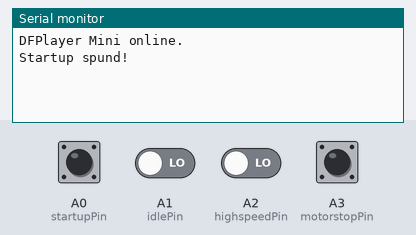
The sketch below on a simulated Arduino Nano, built with avr-gcc and run on an emulated ATmega328P. Shown: the last lines printed to the serial monitor. The inputs (shaded band) are chosen by the test bench; at power-on: A0 (startupPin), A1 (idlePin), A2 (highspeedPin), A3 (motorstopPin) LOW. The audio player accepts every command and is not drawn.

Above: at 1.7 s.
1.8 s: A1 (idlePin) driven HIGH
At 2.2 s:
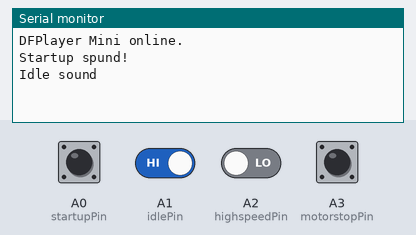
3.3 s: A2 (highspeedPin) driven HIGH
At 4.3 s:
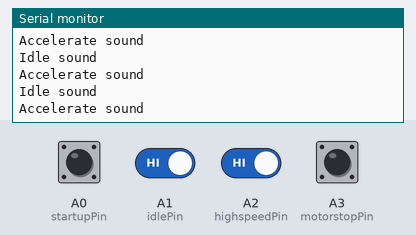

The sketch:

TigerTank_sound.ino
```cpp
#include "Arduino.h"
#include "SoftwareSerial.h"
#include "DFRobotDFPlayerMini.h"

SoftwareSerial mySoftwareSerial(4, 3); // RX, TX

DFRobotDFPlayerMini myDFPlayer;

/***********************Sound states****************/
const int startup = 1;
const int idle = 2;
const int highspeed = 3;
const int motorstop = 4;

const int startupPin = A0;
const int idlePin = A1;
const int highspeedPin = A2;
const int motorstopPin = A3;

int sound;

void HaldleSound(int soundIn){
  if (soundIn != sound){
    switch(soundIn){
      case startup:
        myDFPlayer.play(0001);  //Play the first mp3
        sound = startup;
        Serial.println("Startup spund!");
        break;
      case idle:
        myDFPlayer.loop(0002);
        sound = idle;
        Serial.println("Idle sound");
        break;
      case highspeed:
        myDFPlayer.loop(0003);
        sound = highspeed;
        Serial.println("Accelerate sound");
        break;
      case motorstop:
        myDFPlayer.play(0004);
        sound = motorstop;
        Serial.println("Stopp sound ");
        break;
    }
  }
}
void printDetail(uint8_t type, int value){
 switch (type) {
  case TimeOut:
    Serial.println(F("Time Out!"));
    break;
  case WrongStack:
    Serial.println(F("Stack Wrong!"));
    break;
  case DFPlayerCardInserted:
    Serial.println(F("Card Inserted!"));
    break;
  case DFPlayerCardRemoved:
    Serial.println(F("Card Removed!"));
    break;
  case DFPlayerCardOnline:
    Serial.println(F("Card Online!"));
    break;
  case DFPlayerPlayFinished:
    Serial.print(F("Number:"));
    Serial.print(value);
    Serial.println(F(" Play Finished!"));
    Serial.println(F("DFPlayerPlayFinished value:"));
    Serial.println(DFPlayerPlayFinished);
    break;
  case DFPlayerError:
    Serial.print(F("DFPlayerError:"));
    switch (value) {
      case Busy:
        Serial.println(F("Card not found"));
        break;
      case Sleeping:
        Serial.println(F("Sleeping"));
        break;
      case SerialWrongStack:
        Serial.println(F("Get Wrong Stack"));
        break;
      case CheckSumNotMatch:
        Serial.println(F("Check Sum Not Match"));
        break;
      case FileIndexOut:
        Serial.println(F("File Index Out of Bound"));
        break;
      case FileMismatch:
        Serial.println(F("Cannot Find File"));
        break;
      case Advertise:
        Serial.println(F("In Advertise"));
        break;
      default:
        break;
    }
    break;
  default:
    break;
  }
}

void HandleSoundInputPins(){
  bool startupRead, idleRead, highSpeedRead, motorStopRead;
  startupRead = digitalRead(startupPin);
  idleRead = digitalRead(idlePin);
  highSpeedRead = digitalRead(highspeedPin);
  motorStopRead = digitalRead(motorstopPin);

  /*Serial.print("startupRead: ");
  Serial.println(startupRead);
  Serial.print("idleRead: ");
  Serial.println(idleRead);
  Serial.print("highSpeedRead: ");
  Serial.println(highSpeedRead);
  Serial.print("motorStopRead: ");
  Serial.println(motorStopRead);*/

  if (startupRead){
    HaldleSound(startup);
  }
  if (idleRead){
    HaldleSound(idle);
  }
  if (highSpeedRead){
    HaldleSound(highspeed);
  }
  if (motorStopRead){
    HaldleSound(motorstop);
  }
}
void setup() {
  mySoftwareSerial.begin(9600);
  Serial.begin(9600);
  if (!myDFPlayer.begin(mySoftwareSerial)) {  //Use softwareSerial to communicate with mp3.
    Serial.println(F("Unable to begin:"));
    Serial.println(F("1.Please recheck the connection!"));
    Serial.println(F("2.Please insert the SD card!"));
  }
  Serial.println(F("DFPlayer Mini online."));
  myDFPlayer.volume(30);  //Set volume value. From 0 to 30
  HaldleSound(startup);
  // put your setup code here, to run once:
  pinMode(startupPin, INPUT);
  pinMode(idlePin, INPUT);
  pinMode(highspeedPin, INPUT);
  pinMode(motorstopPin, INPUT);
  pinMode(A4, INPUT_PULLUP);
  pinMode(A5, INPUT_PULLUP);
  pinMode(A6, INPUT_PULLUP);
  pinMode(A7, INPUT_PULLUP);
  pinMode(11, INPUT_PULLUP);
  pinMode(12, INPUT_PULLUP);
}

void loop() {
  if (myDFPlayer.available()) {
    Serial.println("-----------------------------------------------------------------");
    printDetail(myDFPlayer.readType(), myDFPlayer.read()); //Print the detail message from DFPlayer to handle different errors and states.
  }
  if ((sound == startup) && ((uint8_t)myDFPlayer.readType()== DFPlayerPlayFinished)){
      Serial.println(F("Idle sound paly"));
      HaldleSound(idle);
  }
  HandleSoundInputPins();
}
```

Measured:
- after the input at 1.8 s, the serial monitor: prints a new line at once (image 1)
- after the input at 3.3 s, the serial monitor: prints a new line at once (image 2)
